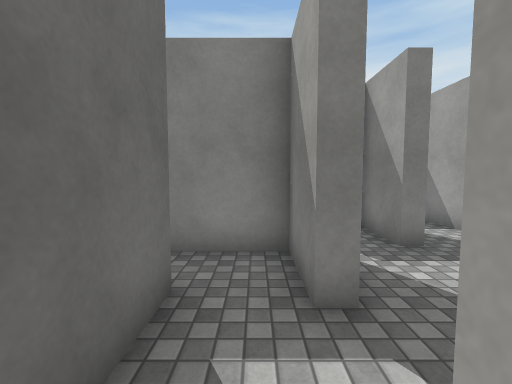
View 1 (above)

18 first-person views from a walk through a 3-D level made in the Unity game engine. The camera is 1.5 m above the floor, tilts 4° down and sees 90° across. The floor is counted in squares, 1 m on a side. Each view is taken from the middle of a square. On the plan, view 1 faces up. The plan holds only what a view shows up to about 13 squares ahead; the rest is blank. The player is left out. Surface patterns are stand-ins for the level's own textures.

View 2
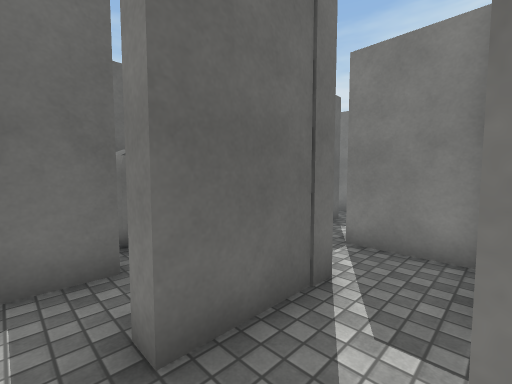

View 3
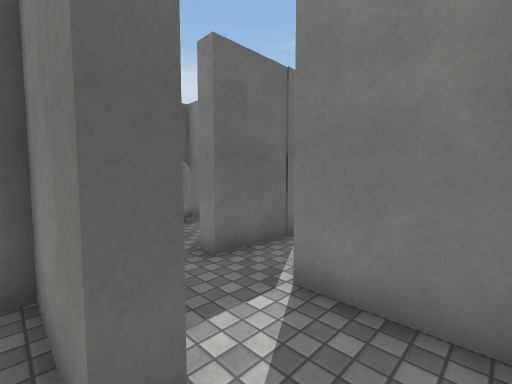

View 4
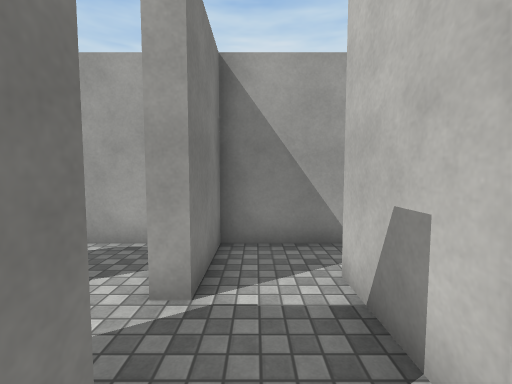

View 5
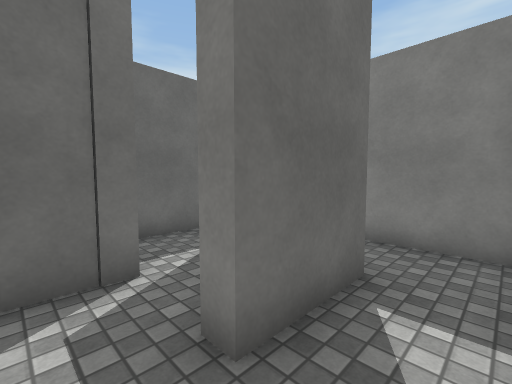

View 6
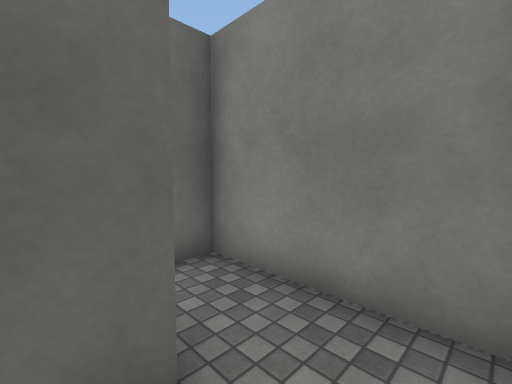

View 7
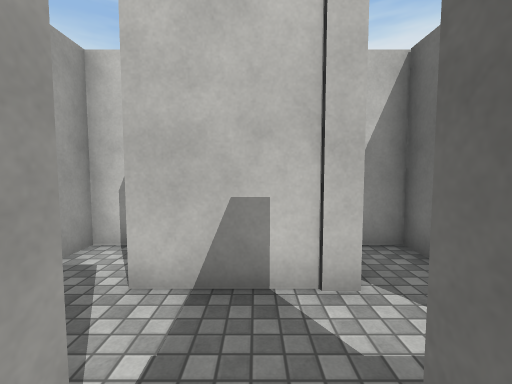

View 8
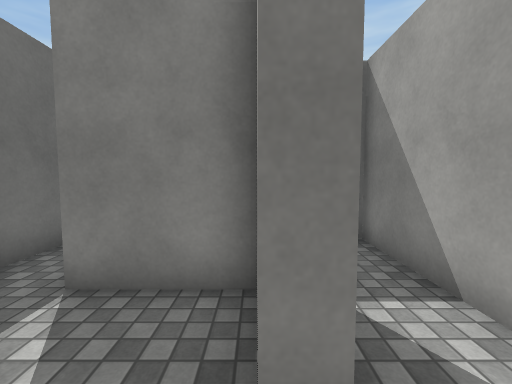

View 9
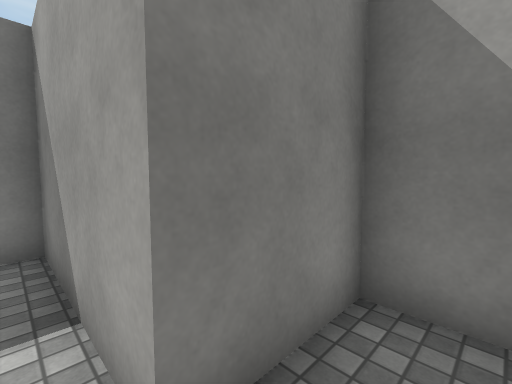

View 10
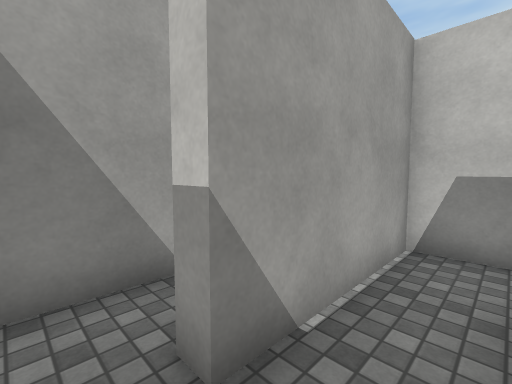

View 11
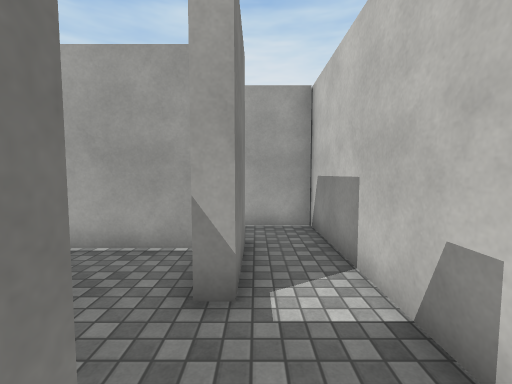

View 12
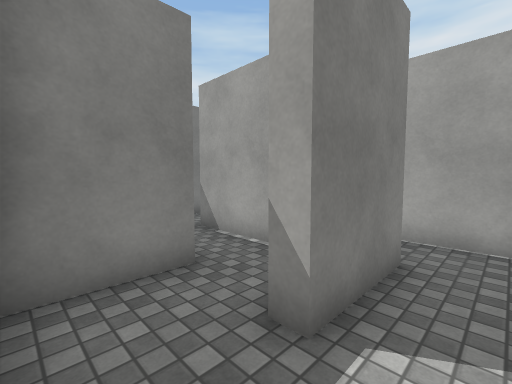

View 13
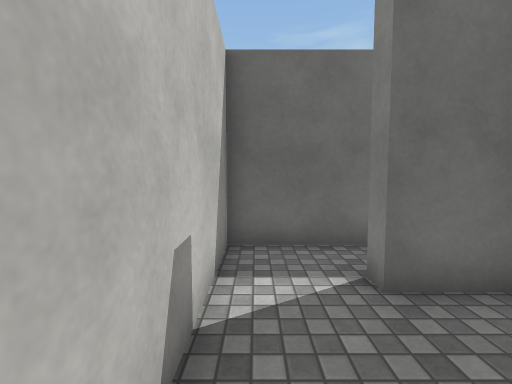

View 14
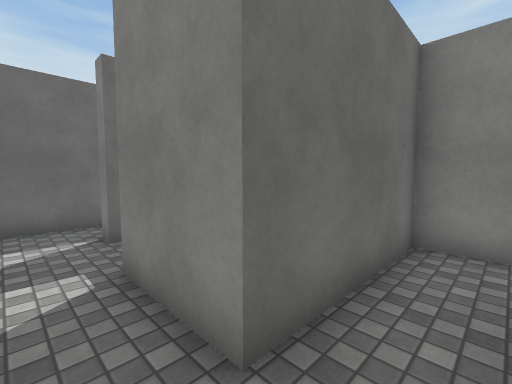

View 15
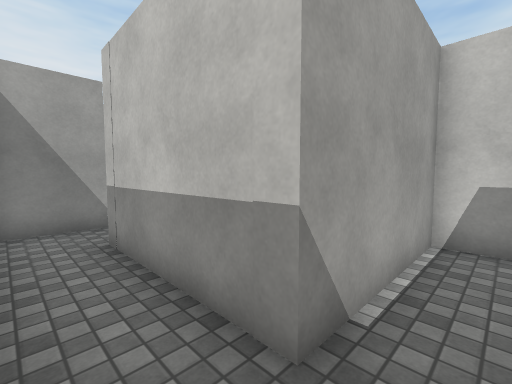

View 16
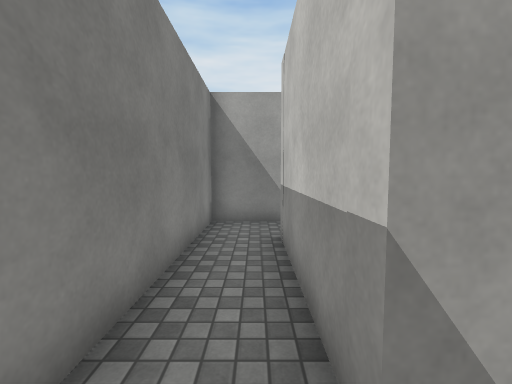

View 17
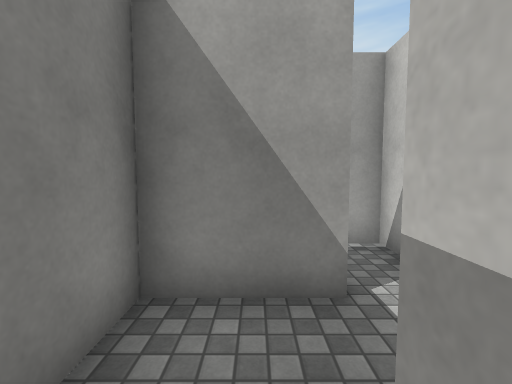

View 18
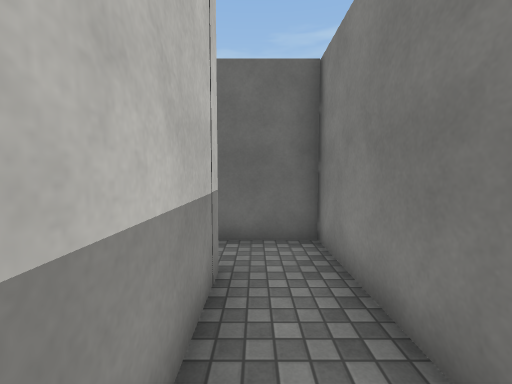

### Floor plan
Points are (right, up) in squares from view 1. A wall is a line through its corners. A room is listed if a view was taken in it or the views show most of it. See-through windows are left out.
Room 1 (views 1, 4)
walls: (0.6, 0.7) (1.6, 0.7); (1.2, 2.8) (0.5, 2.8); (-1.1, 3.2) (-1.1, -1.3) (-0.2, -1.3)
ways out: opening at (1, 2) to room 2; opening at (0, 3)
Room 2 (views 2, 3)
walls: (1.6, 0.7) (3.5, 0.7) (3.5, 0.2); (4.6, -1.3) (5.5, -1.3) (5.5, 2.8) (3, 2.8) (3, 3.4)
ways out: opening at (1, 2) to room 1; opening at (2, 3) to room 4
Room 3 (views 5, 6)
walls: (3.5, 7.9) (3.5, 5.3); (5.5, 4.2) (5.5, 9.8) (1.2, 9.8) (1.2, 9)
ways out: opening at (3, 4.5) to room 4
Room 4 (views 7, 8)
walls: (1.2, 5.5) (1.2, 2.8); (3.5, 5.3) (3, 5.3) (3, 7.2) (0.5, 7.2)
ways out: opening at (2, 3) to room 2; opening at (3, 4.5) to room 3; opening at (1, 6) to room 5
Room 5 (view 9)
walls: (0.5, 7.2) (0.5, 11.9) (-0.1, 11.9); (-1.6, 10) (-1.1, 10) (-1.1, 6.1)
ways out: opening at (1, 6) to room 4; opening at (-1, 11) to room 6
Room 6 (views 10, 13, 14)
walls: (-1.6, 11.9) (-3.4, 11.9) (-3.4, 7.2) (-6.1, 7.2); (-6.6, 5.4) (-1.6, 5.4) (-1.6, 10)
ways out: opening at (-1, 11) to room 5; opening at (-6, 6) to room 7
Room 7 (views 11, 12)
walls: (-6.1, 7.2) (-6.1, 7.8); (-8.2, 9.2) (-8.2, 7.6) (-8.8, 7.6); (-10.3, 8.4) (-10.3, 5.4) (-6.6, 5.4)
ways out: opening at (-6, 6) to room 6; opening at (-7, 8) to room 10
Room 8 (views 15, 16, 17, 18)
walls: (3, 11.9) (3, 14.4) (-5.7, 14.4) (-5.7, 12.1); (-5.1, 7.7) (-3.9, 7.7) (-3.9, 12.4) (1.1, 12.4)
ways out: opening at (-6, 9) to room 10; opening at (2, 12)
Room 9 (no view inside)
walls: (4.6, 10.3) (5.5, 10.3) (5.5, 11.2)
ways out: opening at (3, 11); opening at (4.5, 12)
Room 10 (no view inside)
walls: (-5.6, 9.8) (-8.1, 9.8)
ways out: opening at (-7, 8) to room 7; opening at (-6, 9) to room 8

Positions as (right, up) in squares from view 1, and headings:
1: (0, 0), facing up
2: (3, 2), facing up-left
3: (5, 0), facing up-left
4: (0, 2), facing right
5: (5, 4), facing up-left
6: (5, 7), facing up-left
7: (2, 4), facing down
8: (3, 4), facing up
9: (0, 6), facing up-right
10: (-3, 11), facing down-right
11: (-9, 7), facing right
12: (-8, 6), facing up-right
13: (-5, 6), facing left
14: (-2, 6), facing up-left
15: (-5, 14), facing down-right
16: (-5, 13), facing right
17: (0, 13), facing right
18: (0, 13), facing left
